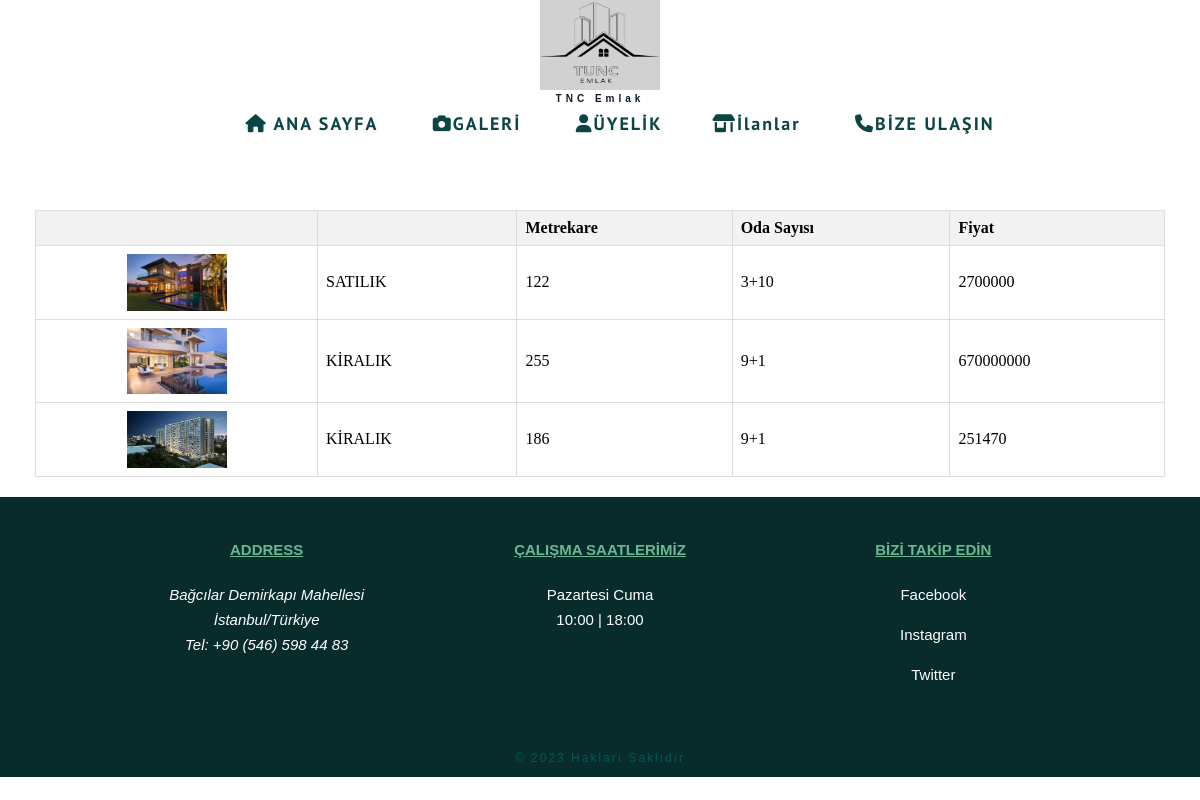
Screenshot of /ss/html/ilanlarım.php with the database file from the repository.
### tables this page shows
CREATE TABLE `ilanver` (
  `id` int(11) NOT NULL,
  `baslik` varchar(50) NOT NULL,
  `resim` varchar(50) NOT NULL,
  `metrekare` varchar(50) NOT NULL,
  `odasayi` varchar(50) NOT NULL,
  `fiyat` int(50) NOT NULL
);

### ss/html/ilanlarım.php (the view, shortened to what this page needs)
<?php
include 'db.php';
$query = "SELECT * FROM ilanver";
$result = mysqli_query($conn, $query);
?><!DOCTYPE html>
<html lang="en">
  <head>
    <link rel="stylesheet" href="../styles/main.css" />
    <link rel="stylesheet" href="../styles/bootstrap-grid.min.css" />
    <link rel="stylesheet" href="./styles/normalize.css">
    <link rel="stylesheet" href="https://cdnjs.cloudflare.com/ajax/libs/font-awesome/6.4.2/css/all.min.css"
 />
  </head>
  <body>
    <div class="container-fluid">
      <div class="sticky">
      <header class="row">
        <div class="nav-head col-12">
          <div class="logo-and-hamburger-container col-12">
            <div class="logo-container">
              <a href="../index.php" class="logo-link"
                ><img
                class="logo"
                src="../images/icon.png"
                alt="logo"
              />
              <h4 class="logo-head"><br><br><br> TNC Emlak</h4>
              </a>
            </div>
          </div>
          <nav id="navigationContainer">
            <ul class="nav-item">
              <a class="nav-link" href="..//index.php">
                <li class="nav-unit"><i class="fa-solid fa-house"></i>  ANA SAYFA</li></a>
              <a class="nav-link" href="gallery.php"
                ><li class="nav-unit"><i class="fa-solid fa-camera"></i>GALERİ</li></a
              >
              <a class="nav-link" href="membership.php"
                ><li class="nav-unit"><i class="fa-solid fa-user"></i>ÜYELİK</li></a
              ><a class="nav-link" href="#row"
                ><li class="nav-unit"><i class="fa-solid fa-shop"></i>İlanlar</li></a
              >
              <a class="nav-link" href="contact.php"
                ><li class="nav-unit"><i class="fa-solid fa-phone"></i>BİZE ULAŞIN</li></a
              >
            </ul>
          </nav>
        </div>
    </div>
<div class="ilan">
      <main class="row">
    <table border="" style="width:100%">
        <tr>
            <th></th>
            <th></th>
            <th>Metrekare</th>
            <th>Oda Sayısı</th>
            <th>Fiyat</th>
        </tr>
        <?php
        while ($row = mysqli_fetch_assoc($result)) {
            echo "<tr>";
            echo "<td><img src='" . $row['resim'] . "' alt='" . $row['baslik'] . "' style='max-width: 100px; max-height: 100px;'></td>";
            echo "<td>" . $row['baslik'] . "</td>";
            echo "<td>" . $row['metrekare'] . "</td>";
            echo "<td>" . $row['odasayi'] . "</td>";
            echo "<td>" . $row['fiyat'] . "</td>";
            echo "</tr>";
        }
        ?>
    </table>
</main>
</div>
    <footer class="row justify-content-center">
        <div class="footer-block col-lg-10">
          <div class="info-block row">
            <div class="address col-12 col-md">
              <h4><u>ADDRESS</u></h4>
              <address>
                Bağcılar Demirkapı Mahellesi <br />
                İstanbul/Türkiye<br />Tel: +90 (546) 598 44 83
              </address>
            </div>
            <div class="office-time col-12 col-md">
              <h4><u>ÇALIŞMA SAATLERİMİZ</u></h4>
              <p>Pazartesi Cuma<br />10:00 | 18:00</p>
            </div>
            <div class="follow col-12 col-md">
              <h4><u>BİZİ TAKİP EDİN</u></h4>
              <p>
                <a
                  class="social-link"
                  href="https://www.facebook.com/Facebook"
                 target="_blank" >Facebook</a
                >
              </p>
              <p>
                <a
                  class="social-link"
                  href="https://www.instagram.com/memet.m.tunc/"
                 target="_blank" >Instagram</a
                >
              </p>
              <p>
                <a class="social-link" target="_blank" href="https://twitter.com/twitter"
                  >Twitter</a
                >
              </p>
            </div>
          </div>
          <div class="col-12">
            <p class="credits">
              © 2023 Hakları Saklıdır
            </p>
          </div>
        </div>
      </footer>
    </div>
  </body>
</html>

### ss/styles/main.css (style rules this page uses)
body { padding: 0; margin: 0; }
div.sticky { position: -webkit-sticky; position: sticky; top: 0; z-index: 1; }
.nav-head { background-color: #ffffff; padding: 0px; margin: 0px; font-family: "Montserrat", sans-serif; height: 170px; width: 100%; text-align: center; }
.logo-and-hamburger-container { margin-bottom: 50px; padding-left: 1em; padding-right: 1em; }
.logo { height: 90px; width: 120px; }
.logo-container { position: relative; }
.logo-head { overflow: hidden; font-size: 10px; font-family: Arial, Helvetica, sans-serif; letter-spacing: 4px; white-space: nowrap; bottom: 0%; left: 50%; transform: translate(-50%, 50%); position: absolute; color: #0c1829; }
.nav-item { list-style: none; text-align: center; position: relative; bottom: 30px; z-index: 1; }
.nav-item li { display: inline; padding-bottom: 10px; padding-left: 25px; padding-right: 25px; font-family: "PT Sans", sans-serif; font-weight: 600; font-size: 18px; color: #0d4444; letter-spacing: 2px; }
.nav-link, .logo-link { text-decoration: none; }
footer { background-color: #082c2c; }
.footer-block { min-height: 300px; }
.info-block > div { font-family: sans-serif; font-size: 15px; color: #ffffff; text-align: center; line-height: 25px; padding-top: 20px; }
.info-block > div > h4 { color: #68b891; }
.social-link { text-decoration: none; color: #ffffff; }
.credits { font-family: sans-serif; letter-spacing: 2px; color: #035858; font-size: 12px; text-align: center; margin-top: 50px; }

### rows the page displays
ilanver: resim (picture), baslik "SATILIK", metrekare "122", odasayi "3+10", fiyat "2700000"
ilanver: resim (picture), baslik "KİRALIK", metrekare "255", odasayi "9+1", fiyat "670000000"
ilanver: resim (picture), baslik "KİRALIK", metrekare "186", odasayi "9+1", fiyat "251470"
